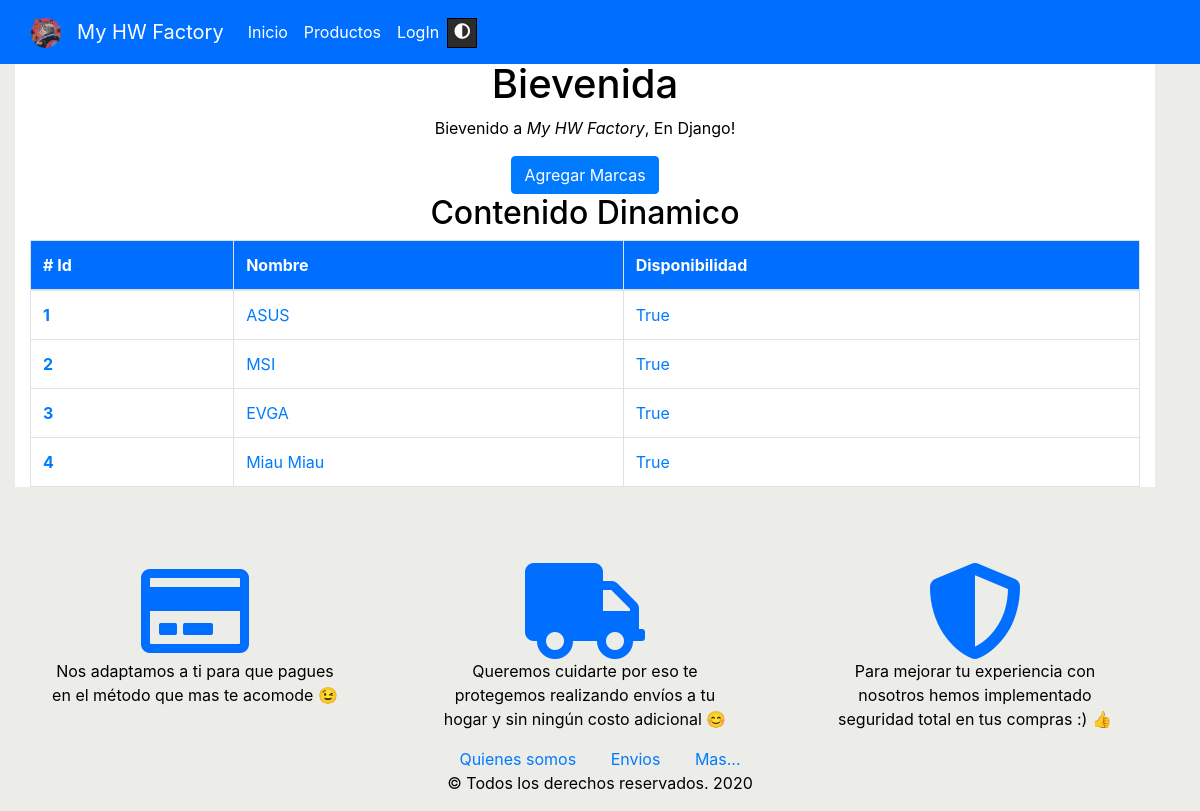
/catalogo/marcas/, run on the app's committed database.
### catalogo/models.py (models this page shows, shortened)
class Marca(models.Model):
    marca=models.CharField(max_length=100)
    disponible  = models.BooleanField(null=True)
    def get_absolute_url(self):
        return reverse('marca-detail', args=[str(self.id)])

### catalogo/views.py (the view)
# urls.py: path('marcas/', views.MarcaListView.as_view(), name='marca'),
class MarcaListView(generic.ListView):
    model = Marca
    paginate_by = 10

### catalogo/templates/catalogo/marca_list.html
{% extends "plantilla_base.html" %}
{% block content %}
    <center>
        <div class="container-fluid" style="margin-top: 60px;background-color: white;">
            <h1 class="col-12">Bievenida</h1>
                <p>Bievenido a <em>My HW Factory</em>, En Django!</p>
                <button class="btn btn-primary"><a href="{% url 'marca_create'%}" style="text-decoration: none;color: white;">Agregar Marcas</a> </button>
            <h2>Contenido Dinamico</h2>
            {% if marca_list %}
              <table class="table table-bordered">
                <thead style="background-color:rgb(0, 110, 255);color: white;">
                  <tr>
                    <th scope="col"># Id</th>
                    <th scope="col">Nombre</th>
                    <th scope="col">Disponibilidad</th>
                  </tr>
                </thead>
                <tbody>
                  {% for marca in marca_list%}
                  <tr>
                    <th scope="row"><a href="{{ marca.get_absolute_url }}">{{ marca.id}}</a></th>
                    <td><a href="{{ marca.get_absolute_url }}">{{ marca.marca}}</a></td>
                    <td><a href="{{ marca.get_absolute_url }}">{{ marca.disponible}}</a></td>
                  </tr>
                  {% endfor %}
                </tbody>
              </table>
            {% else %}
              <p>There are no books in the library.</p>
            {% endif %}
        </div>
    </center>
{% endblock %}

### catalogo/static/css/estilosadmin.css (style rules this page uses)
:root { --sombra-light: 2px 2px 2px 2px rgba(170,170,170,.16); --sombra-dark:2px 2px 2px 2px rgba(0,0,0,.16); --background-fondo-ligth: rgba(163, 163, 148, 0.2); --backgrund-fondo-dark: rgba(59, 59, 59, 0.932); --background-section-dark2: #575757; --font-dark: #FFFFFF; --font-ligth:black; --background-section:#fff; --background-divnav-ligth:rgb(0, 110, 255); --background-divnav-dark: rgb(61, 61, 61); --background-btn-mode-ligth:#2c2c2c; --background-btn-mode-dark:orange; --background-header-body-modal-dark: rgb(61, 61, 61); --background-header-body-modal-ligth: #e7e7e7; }
body { background:var(--background-fondo-ligth);color: black; }

### data on the page
Marca: id "1", marca "ASUS", disponible "True"
Marca: id "2", marca "MSI", disponible "True"
Marca: id "3", marca "EVGA", disponible "True"
Marca: id "4", marca "Miau Miau", disponible "True"
